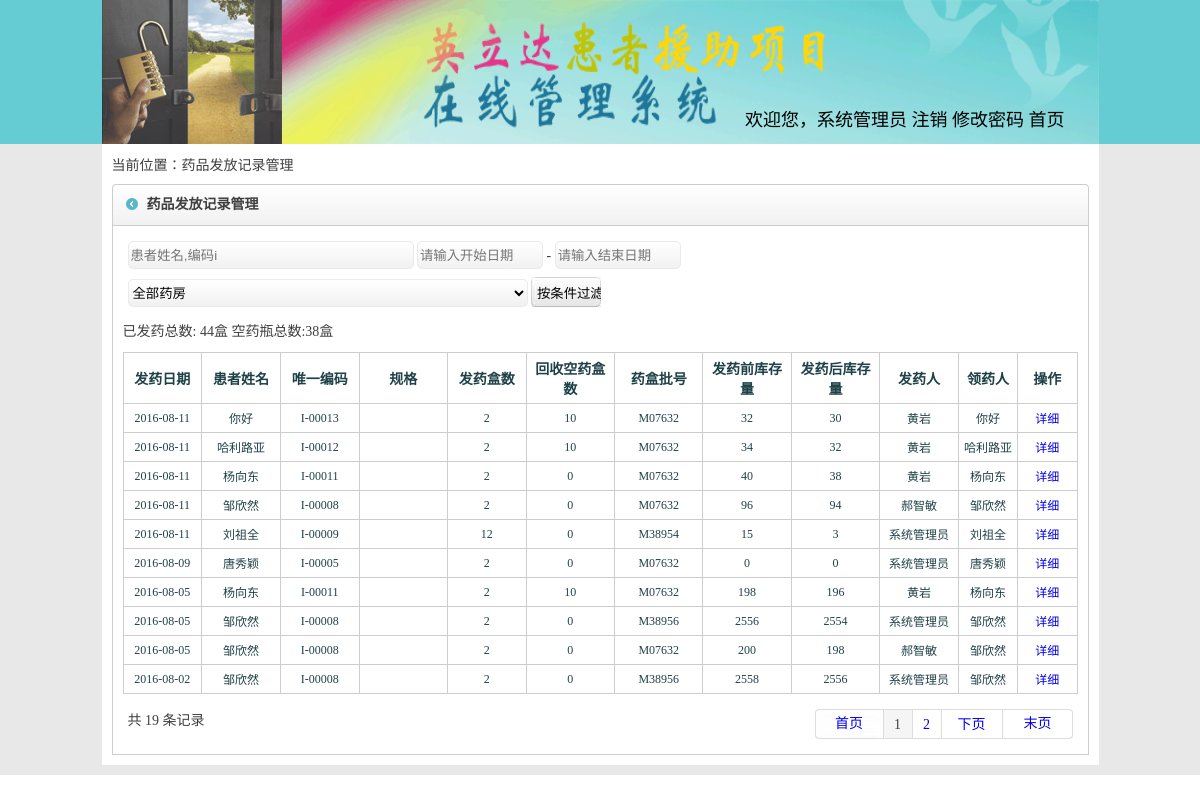
Page /cfcfygl.php (signed in) on the committed database.
### tables this page shows
CREATE TABLE `zyff` (
  `id` int(100) NOT NULL,
  `hzhid` int(100) DEFAULT NULL,
  `lycsh` varchar(100) DEFAULT NULL,
  `lyshl` varchar(100) DEFAULT NULL,
  `fyshl` varchar(100) DEFAULT NULL,
  `fyjl` varchar(100) DEFAULT NULL,
  `fyqshyl` varchar(100) DEFAULT NULL,
  `jhkpshl` varchar(100) DEFAULT NULL,
  `jhshyyyshl` varchar(100) DEFAULT NULL,
  `lyr` varchar(100) DEFAULT NULL,
  `gx` varchar(100) DEFAULT NULL,
  `lyrzhjhm` varchar(100) DEFAULT NULL,
  `rzyy` varchar(100) DEFAULT NULL,
  `zhshrzrq` varchar(100) DEFAULT NULL,
  `ygxcfyrq` varchar(100) DEFAULT NULL,
  `ygshcyyjshrq` varchar(100) DEFAULT NULL,
  `ygbcyykshrq` varchar(100) DEFAULT NULL,
  `bzh` varchar(100) DEFAULT NULL,
  `fyr` varchar(100) DEFAULT NULL,
  `yfmch` varchar(100) DEFAULT NULL,
  `fyrq` varchar(100) DEFAULT NULL,
  `ypph` varchar(100) DEFAULT NULL,
  `jhkpgg` varchar(100) DEFAULT NULL,
  `kpzht` varchar(100) DEFAULT NULL,
  `yyzht` varchar(100) DEFAULT NULL,
  `tshqk` varchar(100) DEFAULT NULL,
  `jlshjch` varchar(100) DEFAULT NULL,
  `kpdbpc` varchar(100) DEFAULT NULL,
  `yydbpc` varchar(100) DEFAULT NULL,
  `shdzhm` varchar(100) DEFAULT NULL,
  `zhjmch` varchar(100) DEFAULT NULL,
  `shouquanid` varchar(100) DEFAULT NULL,
  `hzhbzh` varchar(100) DEFAULT NULL,
  `shfyfp` varchar(100) DEFAULT NULL,
  `zfykpshl` varchar(100) DEFAULT NULL,
  `yyyf` varchar(100) DEFAULT NULL COMMENT '用药用法',
  `zyffzht` varchar(200) DEFAULT NULL,
  `pshu1` varchar(10) DEFAULT NULL,
  `pihao2` varchar(20) DEFAULT NULL,
  `pshu2` varchar(10) DEFAULT NULL
);

CREATE TABLE `hzh` (
  `id` int(100) NOT NULL,
  `shqid` varchar(100) DEFAULT NULL,
  `hzhid` varchar(100) DEFAULT NULL,
  `shqzht` varchar(100) NOT NULL DEFAULT '录入中' COMMENT '审核状态 -审核,审核通过,代办入组,入组,出组,锁定,解锁,停止申请,拒绝',
  `hzhxm` varchar(100) DEFAULT NULL,
  `zhjlx` varchar(100) DEFAULT NULL,
  `zhjhm` varchar(100) DEFAULT NULL,
  `shqbzh` varchar(100) DEFAULT NULL,
  `shhdchshftg` varchar(100) DEFAULT NULL,
  `shqyy` varchar(100) DEFAULT NULL,
  `shhyj` varchar(100) DEFAULT NULL,
  `rzyy` varchar(100) DEFAULT NULL,
  `zhzhyy` varchar(100) DEFAULT NULL,
  `zhzhzhdysh` varchar(100) DEFAULT NULL,
  `hzhtxdzh` varchar(100) DEFAULT NULL,
  `hzhshj` varchar(100) DEFAULT NULL,
  `dylxrdh` varchar(100) DEFAULT NULL,
  `derlxrdh` varchar(100) DEFAULT NULL,
  `zhdlx` varchar(100) DEFAULT NULL,
  `hzhhj` varchar(100) DEFAULT NULL,
  `hzhjtrk` varchar(100) DEFAULT NULL,
  `jtnshr` varchar(100) DEFAULT NULL,
  `rjshr` varchar(100) DEFAULT NULL,
  `cblx` varchar(100) DEFAULT NULL,
  `cbdqsheng` varchar(100) DEFAULT NULL,
  `jzhlx` varchar(100) DEFAULT NULL,
  `mrchzrq` varchar(100) DEFAULT NULL,
  `jzhyp` varchar(100) DEFAULT NULL,
  `ypgg` varchar(100) DEFAULT NULL,
  `ypyl` varchar(100) DEFAULT NULL,
  `shcyyshj` varchar(100) DEFAULT NULL,
  `xmshqbtxrq` varchar(100) DEFAULT NULL,
  `chcshhrq` varchar(100) DEFAULT NULL,
  `dbrzshxshj` varchar(100) DEFAULT NULL,
  `zhshrzshj` varchar(100) DEFAULT NULL,
  `ygshcyyrq` varchar(100) DEFAULT NULL,
  `lyyf` varchar(100) DEFAULT NULL,
  `hzhxb` varchar(100) DEFAULT '',
  `hzhchshrq` varchar(100) DEFAULT NULL,
  `cbdqshi` varchar(100) DEFAULT NULL,
  `cbdqqu` varchar(100) DEFAULT NULL,
  `hzhchzrq` varchar(100) DEFAULT NULL,
  `hzhchzyy` varchar(100) DEFAULT NULL,
  `djrq` varchar(100) DEFAULT NULL,
  `djr` varchar(100) DEFAULT NULL,
  `wshshq` varchar(100) DEFAULT NULL,
  `shhxcl` varchar(100) DEFAULT NULL,
  `jjrq` varchar(100) DEFAULT NULL,
  `tzhrq` varchar(100) DEFAULT NULL,
  `jjxxshm` text,
  `erqshq` varchar(100) DEFAULT NULL,
  `dslxrdh` varchar(100) DEFAULT NULL,
  `hzhnshr` varchar(100) DEFAULT NULL,
  `yxyaoname` varchar(100) DEFAULT '' COMMENT '一线药品名称',
  `chiguonum` varchar(100) DEFAULT '' COMMENT '服用过的药量',
  `ruzhunum` varchar(100) DEFAULT '' COMMENT '入组编码',
  `shfs` varchar(100) DEFAULT '' COMMENT '协管员审核方式',
  `bikaos` varchar(100) DEFAULT '' COMMENT '协管员未答复或延迟答复的原因',
  `shenhetime` varchar(100) DEFAULT '' COMMENT '协管员核实时间',
  `dylxrxm` varchar(100) DEFAULT NULL,
  `dylxrgx` varchar(100) DEFAULT NULL,
  `derlxrxm` varchar(100) DEFAULT NULL,
  `derlxrgx` varchar(100) DEFAULT NULL,
  `dslxrxm` varchar(100) DEFAULT NULL,
  `dslxrgx` varchar(100) DEFAULT NULL
);

### cfcfygl.php (the view, shortened to what this page needs)
<?php session_start();
$pagesize = 10;
$zshsql = "SELECT SUM(fyshl),SUM(jhkpshl) FROM `zyff` where `tshqk`='0'";
$zsh = mysql_query($zshsql);
while ($zshRecord = mysql_fetch_array($zsh)) {
    $zshjs = $zshRecord[0];
    $jhkpshl = $zshRecord[1];
}
$html_title = "药品发放记录管理";
include('spap_head.php');
?>
<div class="main"><?php  ?>
    <div class="insmain">
        <div class="thislink">当前位置：<?php echo $html_title; ?></div>
        <div class="inwrap flt top">
            <div class="title w977 flt">
                <strong><?php echo $html_title; ?></strong><span></span>
            </div>
            <div class="incontact w955 flt">
                <table width="100%" border="0" cellspacing="0" cellpadding="5">
                    <tr>
                        <td>
                            <div class="insinsins">
                  <span>
<input type="text" id="Guanjianci" name="Guanjianci" class="grd-white" value="<?php echo $_GET[guanjianci]; ?>"
       placeholder="患者姓名,编码i" style="width:280px"/>
<input type="text" id="KaishiRiqi" name="KaishiRiqi" readonly="readonly" placeholder="请输入开始日期" size="12" value=""
       class="grd-white" style="width:120px"/>
-
<input type="text" id="JiezhiRiqi" name="JiezhiRiqi" readonly="readonly" placeholder="请输入结束日期" size="12" value=""
       class="grd-white" style="width:120px"/><br/></div>
                            <div class="insinsins" style="width:100%;">
                                <select id="YaoFangId" name="YaoFangId" style="width:400px;" class="grd-white2">
                                    <?php
                                    if ($_GET[yf] == "") {
                                        ?>
                                        <option selected="selected" value="">全部药房</option>
                                    <?php
                                    } else {
                                        ?>
                                        <option selected="selected"
                                                value="<?php echo $_GET[yf]; ?>"><?php echo $_GET[yf]; ?></option>
                                        <option value="">全部药房</option>
                                    <?php
                                    }
                                    ?>
                                </select>
                                <input type="button" value="按条件过滤" onclick="guolv();" class="uusub2"/>
                            </div>
            </div>
            <br/>
            <div class="insinsins"> <span>
          已发药总数: <?php echo $zshjs; ?>盒&nbsp;空药瓶总数:<?php echo $jhkpshl; ?>盒
          </span></div>
            <table width="100%" border="0" cellpadding="5" cellspacing="1" bgcolor="#cdcdcd">
                <tr style="color:#1f4248; font-weight:bold; height:30px;">
                    <td width="8%" align="center" bgcolor="#FFFFFF">发药日期</td>
                    <td width="8%" align="center" bgcolor="#FFFFFF">患者姓名</td>
                    <td width="8%" align="center" bgcolor="#FFFFFF">唯一编码</td>
                    <td width="9%" align="center" bgcolor="#FFFFFF">规格</td>
                    <td width="8%" align="center" bgcolor="#FFFFFF">发药盒数</td>
                    <td width="9%" align="center" bgcolor="#FFFFFF">回收空药盒数</td>
                    <td width="9%" align="center" bgcolor="#FFFFFF">药盒批号</td>
                    <td width="9%" align="center" bgcolor="#FFFFFF">发药前库存量</td>
                    <td width="9%" align="center" bgcolor="#FFFFFF">发药后库存量</td>
                    <td width="8%" align="center" bgcolor="#FFFFFF">发药人</td>
                    <td width="6%" align="center" bgcolor="#FFFFFF">领药人</td>
                    <td width="6%" align="center" bgcolor="#FFFFFF">操作</td>
                </tr>
                <?php
                $sql = "select * from `zyff` where `tshqk`='0'";
                $sql .= " order by id DESC limit $page $pagesize ";
                $Query_ID = mysql_query($sql);
                while ($Record = mysql_fetch_array($Query_ID)) {
                    echo "<tr style=\"color:#1f4248; font-size:12px;\">";
                    echo "<td align=\"center\" bgcolor=\"#FFFFFF\">" . $Record[20] . "</td>";
                    $hzhsql = "select `hzhid`,`hzhxm`,`hzhshj`,`ypgg`,`jzhlx` from `hzh` where `id`='" . $Record[1] . "'";
                    $hzhQuery_ID = mysql_query($hzhsql);
                    while ($hzhRecord = mysql_fetch_array($hzhQuery_ID)) {
                        echo "<td align=\"center\" bgcolor=\"#FFFFFF\">" . $hzhRecord[1] . "</td>";
                        echo "<td align=\"center\" bgcolor=\"#FFFFFF\">I-" . $hzhRecord[0] . "</td>";
                        echo "<td align=\"center\" bgcolor=\"#FFFFFF\">" . $hzhRecord[3] . "</td>";
                    }
                    echo "<td align=\"center\" bgcolor=\"#FFFFFF\">" . $Record[4] . "</td>";
                    echo "<td align=\"center\" bgcolor=\"#FFFFFF\">";
                    if ($Record[7] != "") {
                        echo $Record[7];
                    } else {
                        echo "0";
                    }
                    echo "</td>";
                    echo "<td align=\"center\" bgcolor=\"#FFFFFF\">" . $Record[21] . "</td>";
                    if($Record[6]<0 || empty($Record[6])){
                        $fyqshyl=0;
                    }else{
                        $fyqshyl=$Record[6];
                    }
                    echo "<td align=\"center\" bgcolor=\"#FFFFFF\">" . $fyqshyl . "</td>";
                    if($Record[6]-$Record[4]< 0){
                        $fyhshyl = 0;
                    }else{
                        $fyhshyl = $Record[6]-$Record[4];
                    }
                    echo "<td align=\"center\" bgcolor=\"#FFFFFF\">" . $fyhshyl . "</td>";
                    echo "<td align=\"center\" bgcolor=\"#FFFFFF\">";
                    echo $Record[18];
                    echo "</td>";
                    echo "<td align=\"center\" bgcolor=\"#FFFFFF\"> $Record[9]</td>";
                    echo "<td align=\"center\" bgcolor=\"#FFFFFF\"><a href=\"cfcyshfyxq.php?id=" . $Record[0] . "\">详细</a></td>";
                    echo "</tr>";
                }
                ?>
            </table>
            <table width="100%" border="0" cellspacing="0" cellpadding="5" class="top">
                <tr>
                    <td>
                        <?php
                        include('pagefy.php');
                        ?>
                    </td>
                </tr>
            </table>
        </div>
    </div>
</div>
</div><?php  ?>
</body>
</html>

### style/style.css (style rules this page uses)
.wrap .main { width:997px; margin:0 auto; }
.wrap .main .insmain { width:977px; margin:0 auto; color:#3f3f3f; height:auto; float:left; padding:10px; background:#ffffff; margin-bottom:10px; }
.w977 { width:977px; }
.w955 { width:955px; }
.flt { float:left; }
.wrap .main .insmain .inwrap { width:977px; }
.top { margin-top:10px; }
.wrap .main .insmain .inwrap .title { background:url(../images/main_title_bg.gif) right top no-repeat; height:42px; vertical-align:middle; line-height:42px; }
.wrap .main .insmain .inwrap .title strong { width:auto; float:left; padding-left:35px; background:url(../images/main_title_bg.gif) left top no-repeat; }
.wrap .main .insmain .inwrap .incontact { border-left:1px #cdcdcd solid; border-right:1px #cdcdcd solid; padding:10px; border-bottom:1px #cdcdcd solid; }
.wrap .main .insmain .inwrap .incontact .insinsins { width:auto; float:left; height:auto; margin-bottom:8px; margin-right:10px; }
.wrap .main .insmain .inwrap .incontact .insinsins span { line-height:24px; vertical-align:middle; float:left; }
.grd-white { background: #ffffff; height:24px; background: -moz-linear-gradient(top, #ffffff 0%, #f1f1f1 100%); background: -webkit-gradient(linear, left top, left bottom, color-stop(0%,#ffffff), color-stop(100%,#f1f1f1)); background: -webkit-linear-gradient(top, #ffffff 0%,#f1f1f1 100%); background: -o-linear-gradient(top, #ffffff 0%,#f1f1f1 100%); background: -ms-linear-gradient(top, #ffffff 0%,#f1f1f1 100%); background: linear-gradient(to bottom, #ffffff 0%,#f1f1f1 100%); filter: progid:DXImageTransform.Microsoft.gradient( startColorstr='#ffffff', endColorstr='#f1f1f1',GradientType=0 ); border: 1px solid #eaeaea; border-radius: 5px; }
.grd-white2 { background: #ffffff; height:28px; background: -moz-linear-gradient(top, #ffffff 0%, #f1f1f1 100%); background: -webkit-gradient(linear, left top, left bottom, color-stop(0%,#ffffff), color-stop(100%,#f1f1f1)); background: -webkit-linear-gradient(top, #ffffff 0%,#f1f1f1 100%); background: -o-linear-gradient(top, #ffffff 0%,#f1f1f1 100%); background: -ms-linear-gradient(top, #ffffff 0%,#f1f1f1 100%); background: linear-gradient(to bottom, #ffffff 0%,#f1f1f1 100%); filter: progid:DXImageTransform.Microsoft.gradient( startColorstr='#ffffff', endColorstr='#f1f1f1',GradientType=0 ); border: 1px solid #eaeaea; border-radius: 5px; }
.uusub2 { background:url(../images/sub02.jpg) top left no-repeat; width:70px; height:30px; border:0px; }

### style/master.css (style rules this page uses)
body { margin-left: 0px; margin-top: 0px; margin-right: 0px; margin-bottom: 0px; }
a:link { text-decoration: none; }

### rows in the picture
zyff: fyrq "2016-08-11", fyshl "2", jhkpshl "10", ypph "M07632", fyqshyl "32", fyhshyl "30", fyr "黄岩", lyr "你好"
hzh: hzhxm "你好", hzhid "00013"
zyff: fyrq "2016-08-11", fyshl "2", jhkpshl "10", ypph "M07632", fyqshyl "34", fyhshyl "32", fyr "黄岩", lyr "哈利路亚"
hzh: hzhxm "哈利路亚", hzhid "00012"
zyff: fyrq "2016-08-11", fyshl "2", jhkpshl "0", ypph "M07632", fyqshyl "40", fyhshyl "38", fyr "黄岩", lyr "杨向东"
hzh: hzhxm "杨向东", hzhid "00011"
zyff: fyrq "2016-08-11", fyshl "2", jhkpshl "0", ypph "M07632", fyqshyl "96", fyhshyl "94", fyr "郝智敏", lyr "邹欣然"
hzh: hzhxm "邹欣然", hzhid "00008"
zyff: fyrq "2016-08-11", fyshl "12", jhkpshl "0", ypph "M38954", fyqshyl "15", fyhshyl "3", fyr "系统管理员", lyr "刘祖全"
hzh: hzhxm "刘祖全", hzhid "00009"
zyff: fyrq "2016-08-09", fyshl "2", jhkpshl "0", ypph "M07632", fyqshyl "0", fyr "系统管理员", lyr "唐秀颖"
hzh: hzhxm "唐秀颖", hzhid "00005"
zyff: fyrq "2016-08-05", fyshl "2", jhkpshl "10", ypph "M07632", fyqshyl "198", fyhshyl "196", fyr "黄岩", lyr "杨向东"
zyff: fyrq "2016-08-05", fyshl "2", jhkpshl "0", ypph "M38956", fyqshyl "2556", fyhshyl "2554", fyr "系统管理员", lyr "邹欣然"
zyff: fyrq "2016-08-05", fyshl "2", jhkpshl "0", ypph "M07632", fyqshyl "200", fyhshyl "198", fyr "郝智敏", lyr "邹欣然"
zyff: fyrq "2016-08-02", fyshl "2", jhkpshl "0", ypph "M38956", fyqshyl "2558", fyhshyl "2556", fyr "系统管理员", lyr "邹欣然"

### other values in the picture
$_SESSION[yhname] "系统管理员"
$html_title "药品发放记录管理"
$zshjs "44"
$jhkpshl "38"
$num "19"
